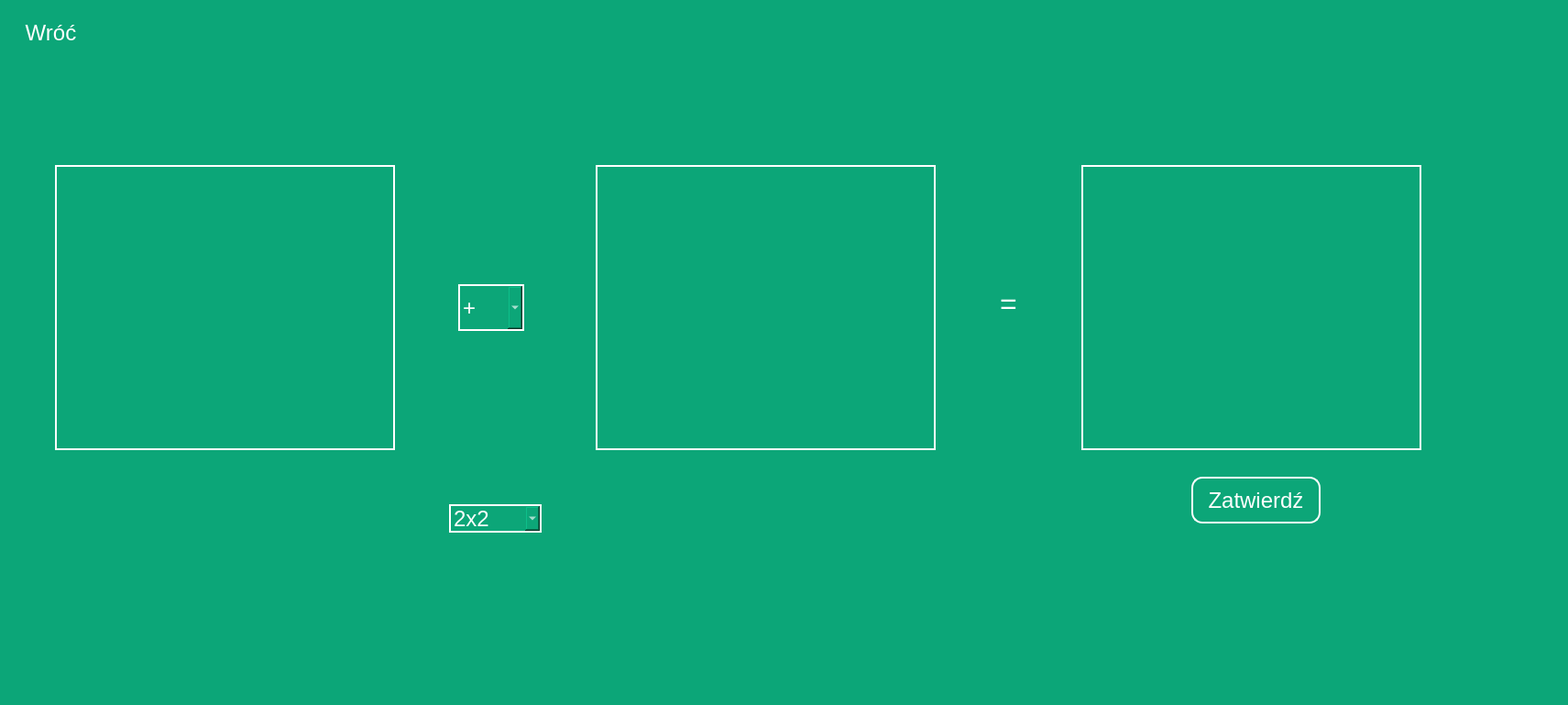
<?xml version="1.0" encoding="UTF-8"?>
<ui version="4.0">
 <class>MainWindow</class>
 <widget class="QMainWindow" name="MainWindow">
  <property name="geometry">
   <rect>
    <x>0</x>
    <y>0</y>
    <width>1711</width>
    <height>769</height>
   </rect>
  </property>
  <property name="windowTitle">
   <string>Dwie macierze</string>
  </property>
  <property name="styleSheet">
   <string notr="true">*{
	font-family: Arial;
	font-size: 24px;
}
#centralwidget{
	background-color: #0ca678;
}
QPushButton{
	height: 60px;
	border: 2px solid white;
	border-radius: 12px;
	color: white;
	background-color: transparent;
}
QPushButton:hover{
background-color: white; 
color: #0ca678;
}
QLabel{
	padding-right: 10px;
	border: 2px solid white;
	border-radius: 12px;
	color: white;
}
QLineEdit, QLineEdit:active{
	color: white;
	border: 2px solid white;
	background: #0ca678;
}
QComboBox{
	background: #0ca678;
	border: 2px solid white;
	color: white;
}
#matrix1widget, #matrix2widget, #matrix3widget{
border: 2px solid white;
}</string>
  </property>
  <widget class="QWidget" name="centralwidget">
   <widget class="QPushButton" name="btnBack">
    <property name="geometry">
     <rect>
      <x>10</x>
      <y>10</y>
      <width>91</width>
      <height>51</height>
     </rect>
    </property>
    <property name="styleSheet">
     <string notr="true">border: none;
border-radius: 0;</string>
    </property>
    <property name="text">
     <string>Wróć</string>
    </property>
   </widget>
   <widget class="QLabel" name="labelError">
    <property name="geometry">
     <rect>
      <x>580</x>
      <y>50</y>
      <width>491</width>
      <height>61</height>
     </rect>
    </property>
    <property name="styleSheet">
     <string notr="true">border: none;
color: #ff6b6b;</string>
    </property>
    <property name="text">
     <string/>
    </property>
   </widget>
   <widget class="QComboBox" name="comboOperands">
    <property name="geometry">
     <rect>
      <x>500</x>
      <y>310</y>
      <width>72</width>
      <height>51</height>
     </rect>
    </property>
    <property name="editable">
     <bool>false</bool>
    </property>
    <property name="currentText">
     <string>+</string>
    </property>
    <property name="frame">
     <bool>true</bool>
    </property>
    <item>
     <property name="text">
      <string>+</string>
     </property>
    </item>
    <item>
     <property name="text">
      <string>-</string>
     </property>
    </item>
    <item>
     <property name="text">
      <string>*</string>
     </property>
    </item>
   </widget>
   <widget class="QLabel" name="label">
    <property name="geometry">
     <rect>
      <x>1080</x>
      <y>310</y>
      <width>51</width>
      <height>41</height>
     </rect>
    </property>
    <property name="styleSheet">
     <string notr="true">border: none;
font-size: 32px;</string>
    </property>
    <property name="text">
     <string>=</string>
    </property>
    <property name="alignment">
     <set>Qt::AlignCenter</set>
    </property>
   </widget>
   <widget class="QPushButton" name="btnCalculate">
    <property name="geometry">
     <rect>
      <x>1300</x>
      <y>520</y>
      <width>141</width>
      <height>51</height>
     </rect>
    </property>
    <property name="text">
     <string>Zatwierdź</string>
    </property>
   </widget>
   <widget class="QWidget" name="matrix1widget" native="true">
    <property name="geometry">
     <rect>
      <x>60</x>
      <y>180</y>
      <width>371</width>
      <height>311</height>
     </rect>
    </property>
    <property name="styleSheet">
     <string notr="true"/>
    </property>
    <widget class="QWidget" name="gridLayoutWidget_2">
     <property name="geometry">
      <rect>
       <x>10</x>
       <y>10</y>
       <width>351</width>
       <height>291</height>
      </rect>
     </property>
     <layout class="QGridLayout" name="matrix1grid" rowstretch="0" columnstretch="0" rowminimumheight="0"/>
    </widget>
   </widget>
   <widget class="QWidget" name="matrix2widget" native="true">
    <property name="geometry">
     <rect>
      <x>650</x>
      <y>180</y>
      <width>371</width>
      <height>311</height>
     </rect>
    </property>
    <property name="styleSheet">
     <string notr="true"/>
    </property>
    <widget class="QWidget" name="gridLayoutWidget_4">
     <property name="geometry">
      <rect>
       <x>10</x>
       <y>10</y>
       <width>350</width>
       <height>291</height>
      </rect>
     </property>
     <layout class="QGridLayout" name="matrix2grid"/>
    </widget>
   </widget>
   <widget class="QWidget" name="matrix3widget" native="true">
    <property name="geometry">
     <rect>
      <x>1180</x>
      <y>180</y>
      <width>371</width>
      <height>311</height>
     </rect>
    </property>
    <property name="styleSheet">
     <string notr="true"/>
    </property>
    <widget class="QWidget" name="gridLayoutWidget_5">
     <property name="geometry">
      <rect>
       <x>10</x>
       <y>10</y>
       <width>350</width>
       <height>291</height>
      </rect>
     </property>
     <layout class="QGridLayout" name="matrix3grid"/>
    </widget>
   </widget>
   <widget class="QComboBox" name="comboMatrix2">
    <property name="geometry">
     <rect>
      <x>490</x>
      <y>550</y>
      <width>101</width>
      <height>31</height>
     </rect>
    </property>
    <item>
     <property name="text">
      <string>2x2</string>
     </property>
    </item>
    <item>
     <property name="text">
      <string>3x3</string>
     </property>
    </item>
    <item>
     <property name="text">
      <string>4x4</string>
     </property>
    </item>
    <item>
     <property name="text">
      <string>5x5</string>
     </property>
    </item>
   </widget>
  </widget>
 </widget>
 <resources/>
 <connections/>
</ui>
